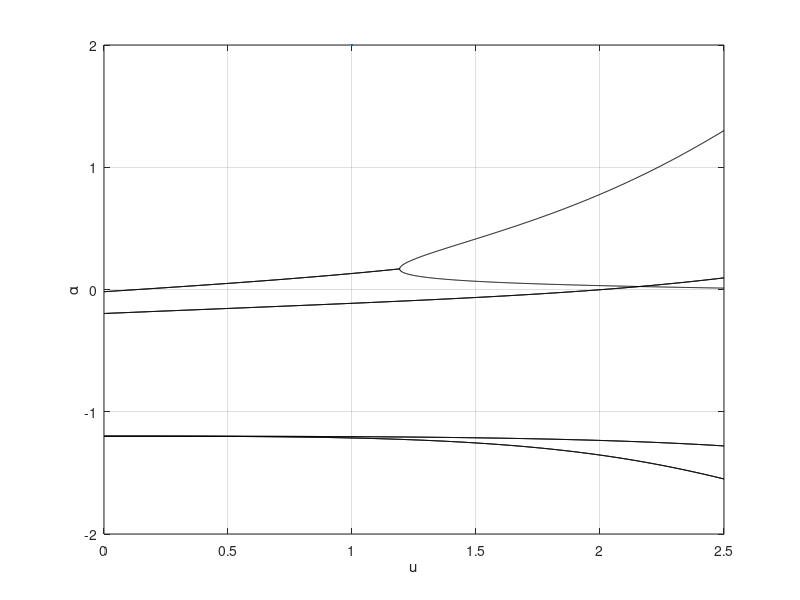
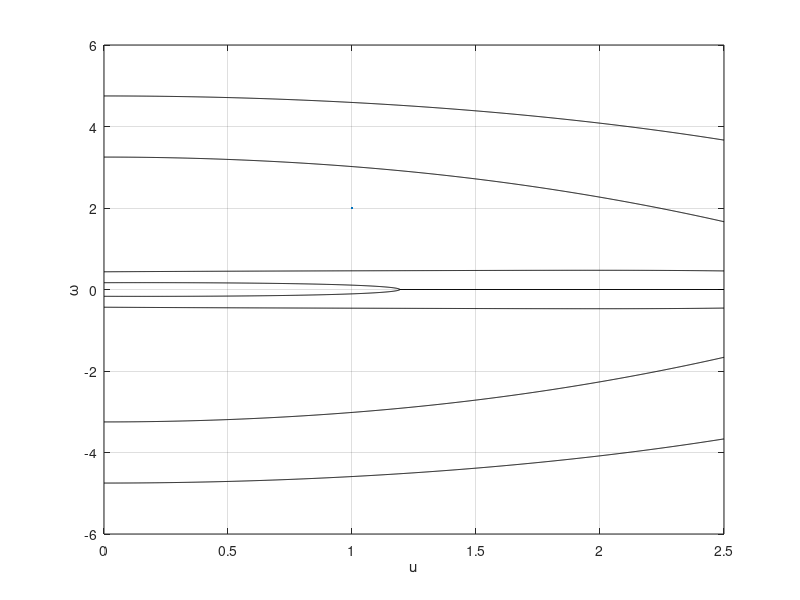
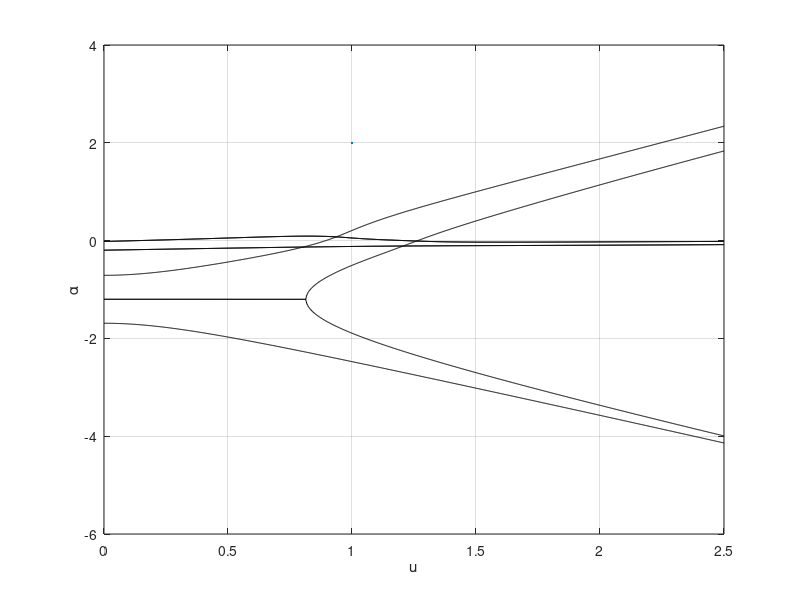
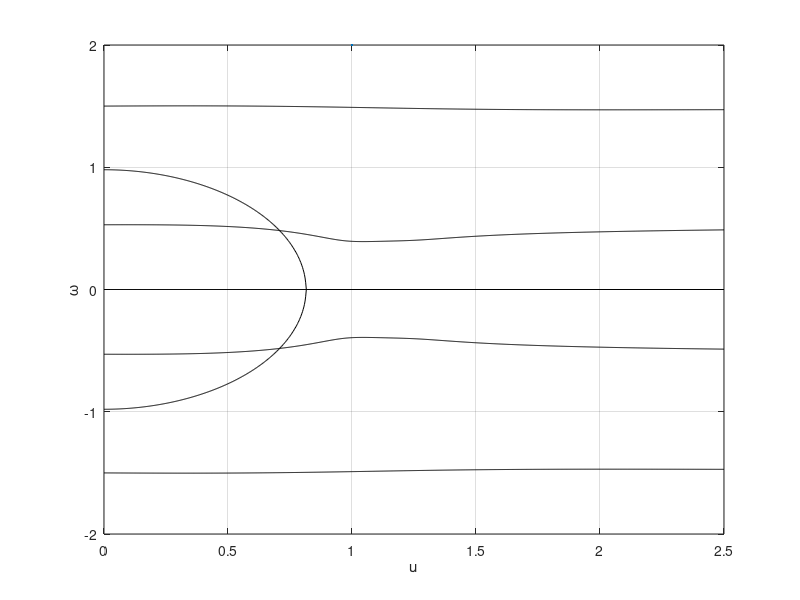

MATLAB code for these plots, in order:
clc,clear,close all


%%
u_vec = linspace(0,2.5,1000);

for i_case = 1:2
for i = 1:length(u_vec)
    u = u_vec(i);


    %% Values

    l = 1; a = 0.25; b = 0.25; gamma_1 = 0.5; gamma_2 = 0.5; xi = 0.125; chi = 1.0; c_1 = 0.1; c_2 = c_1; d_1 = c_1; d_2 = c_1;

    if i_case == 1
    % case 1
    k_1 = 0.1; k_2 = 0.05; g_1 = 1; g_2 = 0.5;
    else
    % case 2
    k_1 = 1; k_2 = 0.5; g_1 = 0.1; g_2 = 0.05;
    end

    %%

    % Mass, damping, stiffness
    M = [2*(1/3+l) l^2 -1/2*(a-b) -l*(a-b);
        l^2 2/3*l^3 0 -1/2*l^2*(a-b);
        -1/2*(a-b) 0 2/3*(a^2+b^2-a*b) 0;
        -l*(a-b) -1/2*l^2*(a-b) 0 2/3*l*(a^2+b^2-a*b)];


    K = [k_1 0 chi * u ^ 2 * gamma_1 * (a + b) chi * u ^ 2 * l * (a + b);
        0 k_2 0 chi * u ^ 2 * l * gamma_2 * (a + b);
        0 0 g_1 - chi * u ^ 2 * xi * (a + b) 0;
        0 0 0 g_2 - chi * u ^ 2 * xi * l * (a + b)];


    C = [c_1 - chi * u * (gamma_1 + l) * (a + b) -chi * u * gamma_2 * l * (a + b) 0 0;
        -chi * u * gamma_2 * l * (a + b) c_2 - chi * u * gamma_2 ^ 2 * l * (a + b) 0 0;
        chi * u * gamma_1 * xi * (a + b) 0 d_1 0;
        u * chi * xi * l * (a + b) u * chi * xi * l ^ 2 * gamma_2 * (a + b) 0 d_2;];

    %%
    dof = 4;

    % Express A matrix
    A = [zeros(dof) eye(dof) ; -M\K -M\C];


    %% Check for flutter stability
    [Psi,Lambda]=eig(A);
    lambda=diag(Lambda); % Eigenvalues

    alpha(i,:) = sort(real(lambda));
    omega(i,:) = sort(imag(lambda));
    


end

%%

figure()
plot(u_vec,alpha,'k',LineWidth=2)
xlabel('u')
ylabel('\alpha')
grid

figure()
plot(u_vec,omega,'k',LineWidth=2)
ylabel('\omega')
xlabel('u')
grid


end